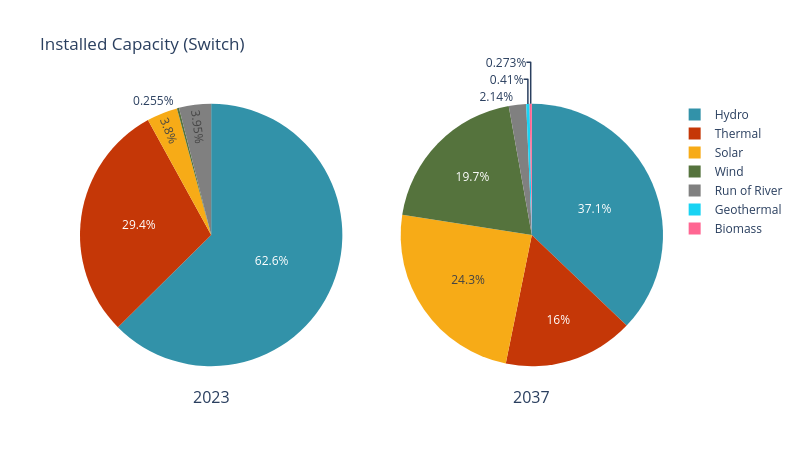

Notebook source saved alongside this figure:
### Code cell
cap_inst = pd.read_csv(model_outputs_path+'BuildGen.csv')
gen_info = pd.read_csv(model_inputs_path+'gen_info.csv')
cap_inst = pd.merge(cap_inst, gen_info, left_on='GEN_BLD_YRS_1',
    right_on='GENERATION_PROJECT', how='inner')
## Remove unactive plants
cap_inst = cap_inst[cap_inst['gen_max_age'] > 1]

cap_inst = cap_inst[['GENERATION_PROJECT','gen_tech','GEN_BLD_YRS_2','BuildGen']]
cap_inst_2023 = cap_inst[cap_inst['GEN_BLD_YRS_2'] <= 2023].copy()
cap_inst_2023.rename(columns={'gen_tech': 'Tech'}, inplace=True)
cap_inst_2023 = cap_inst_2023.groupby(['Tech']).agg({
    'BuildGen': 'sum'
}).reset_index()
cap_inst_2023['BuildGen'] = 100 * cap_inst_2023['BuildGen'] / cap_inst_2023['BuildGen'].sum()

cap_inst = cap_inst[cap_inst['GEN_BLD_YRS_2'] <= 2048].copy()
cap_inst.rename(columns={'gen_tech': 'Tech'}, inplace=True)

sw.scenarios.installed_capacity(cap_inst_2023, cap_inst, "Switch")

### Figure 1 — Plotly figure (JSON) as saved in the notebook; plotly's stock layout.template omitted (floating-point values rounded to 4 significant figures; data arrays with more than 128 entries replaced by an {"elided": "..."} marker saying what was removed)
{"data": [{"customdata": [["Hydro"], ["Thermal"], ["Solar"], ["Wind"], ["Run of River"]], "direction": "clockwise", "domain": {"x": [0, 0.45], "y": [0, 1]}, "hovertemplate": "Tech=%{customdata[0]}<br>BuildGen=%{value}<extra></extra>", "labels": ["Hydro", "Thermal", "Solar", "Wind", "Run of River"], "legendgroup": "", "marker": {"colors": ["#3292A9", "#C53707", "#F7AB17", "#55733D", "#808080"]}, "name": "", "showlegend": true, "sort": false, "type": "pie", "values": [62.59, 29.41, 3.799, 0.2547, 3.95]}, {"customdata": {"elided": "398x1 str values"}, "direction": "clockwise", "domain": {"x": [0.55, 1], "y": [0, 1]}, "hovertemplate": "Tech=%{customdata[0]}<br>BuildGen=%{value}<extra></extra>", "labels": {"elided": "398 str values"}, "legendgroup": "", "marker": {"colors": {"elided": "398 str values"}}, "name": "", "showlegend": true, "sort": false, "type": "pie", "values": {"elided": "398 float values"}}], "layout": {"annotations": [{"font": {"size": 16}, "showarrow": false, "text": "2023", "x": 0.225, "xanchor": "center", "xref": "paper", "y": -0.05, "yanchor": "top", "yref": "paper"}, {"font": {"size": 16}, "showarrow": false, "text": "2037", "x": 0.775, "xanchor": "center", "xref": "paper", "y": -0.05, "yanchor": "top", "yref": "paper"}], "height": 450, "title": {"text": "Installed Capacity (Switch)"}, "width": 800}}
